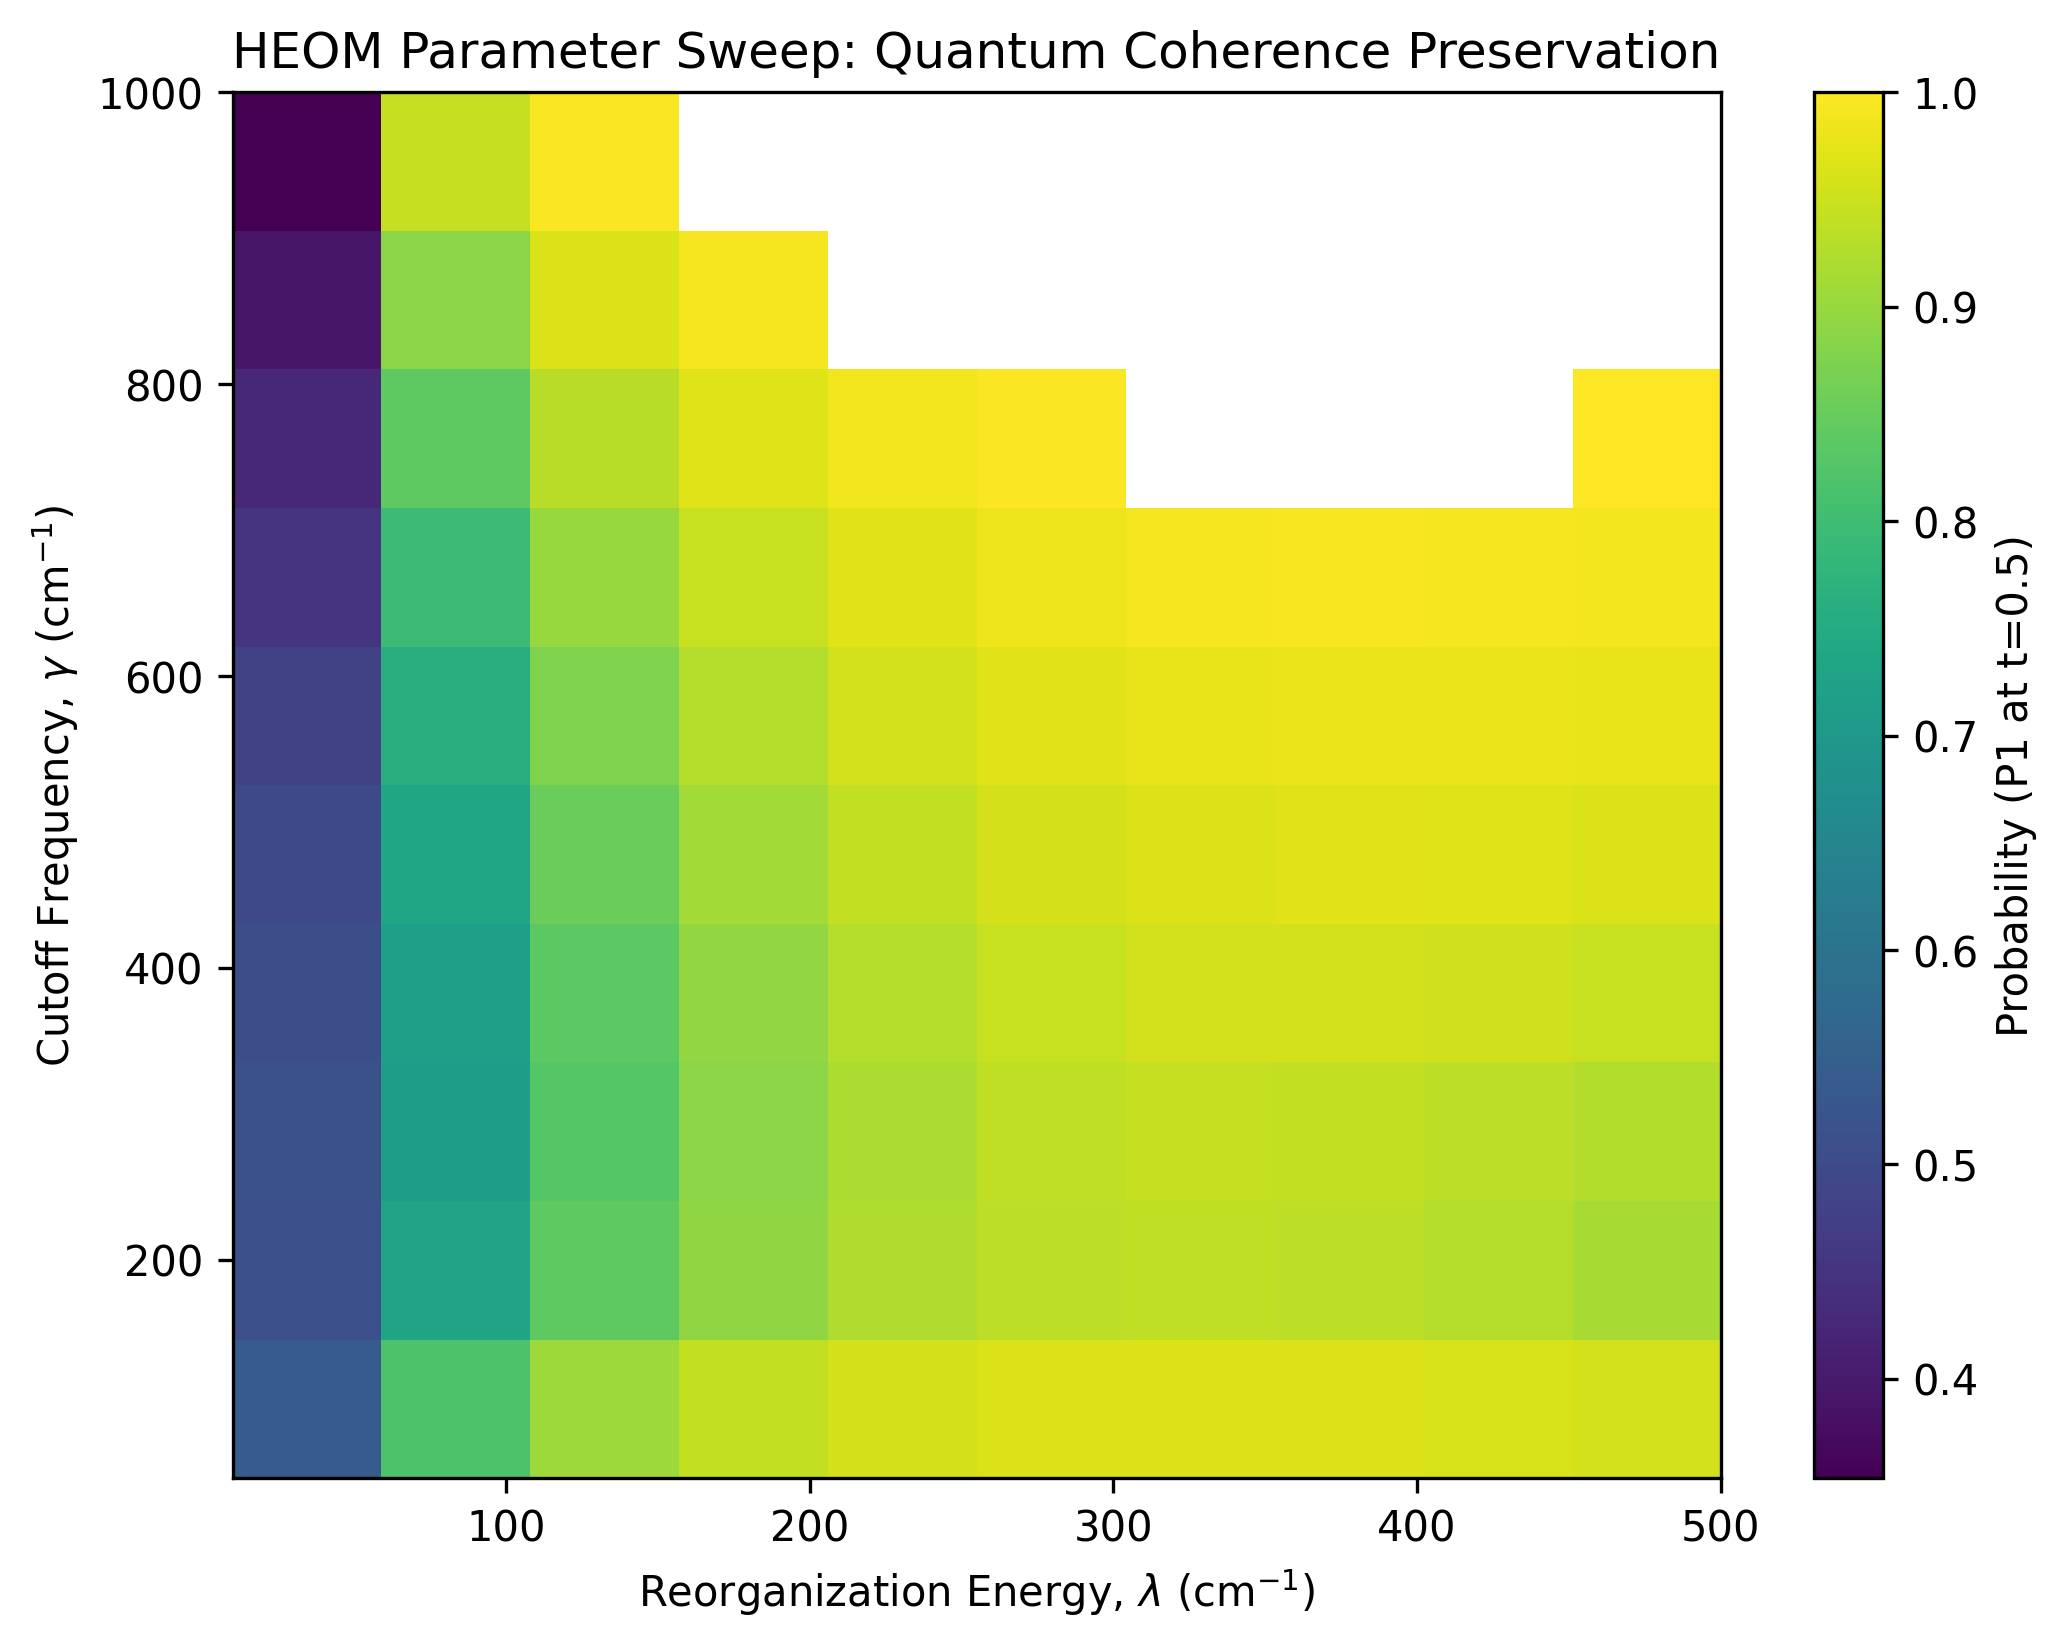

Generate this figure with Python:
"""
==============================================================================
Script: figure_6.py
Project: Scalable Python Pipeline for Non-Markovian Quantum Dynamics
Author: Jungbin Choi
License: MIT License
Description: 
    Phase-Space Parameter Sweep (Quantum Coherence Preservation).
    Evaluates the survival probability of the exciton across varying 
    reorganization energies and cutoff frequencies. Incorporates basic 
    auto-checkpointing logic to demonstrate fault tolerance.
==============================================================================
"""

import numpy as np
import matplotlib.pyplot as plt
import itertools
from joblib import Parallel, delayed
from qutip import Qobj, basis
from qutip.solver.heom import HEOMSolver, DrudeLorentzBath
import time
import os

def run_single_heom(lam, gamma):
    """
    Core function for a single HEOM evaluation. 
    Strict normalization bounds prevent physical state divergence.
    """
    try:
        # 1. Fixed Parameters based on standard biological networks
        E1, E2 = 35700.0, 35700.0
        V = 8.0
        H_sys = Qobj([[E1, V], [V, E2]])
        psi0 = basis(2, 0)
        rho0 = psi0 * psi0.dag()
        T = 215.0 # Equivalent to 310K physiological temp
        Q = Qobj([[1, 0], [0, 0]])
        tlist = np.linspace(0, 0.5, 50)

        # 2. HEOM Execution
        bath = DrudeLorentzBath(Q, lam=lam, gamma=gamma, T=T, Nk=1)
        # Enforce max_depth=3 to maintain numerical stability consistent with manuscript
        solver = HEOMSolver(H_sys, bath, max_depth=3) 
        result = solver.run(rho0, tlist)

        # 3. Validation: Extract final probability
        P1_final = result.states[-1][0, 0].real
        
        # Enforce strict physical normalization (reject non-physical divergence)
        if P1_final > 1.0 or P1_final < 0.0:
            return [lam, gamma, np.nan]
            
        return [lam, gamma, P1_final]
        
    except Exception as e:
        return [lam, gamma, np.nan]

def execute_sweeper_pipeline():
    print("Initializing HEOM Parameter Sweeper (10x10 Grid)...")

    # 1. Parameter Boundaries corresponding to physiological regimes
    lam_range = np.linspace(10, 500, 10)
    gamma_range = np.linspace(50, 1000, 10)
    param_grid = list(itertools.product(lam_range, gamma_range))

    print(f"Commencing parallel execution of {len(param_grid)} coordinate nodes.")
    start_time = time.time()

    # 2. Parallel Execution with simulated checkpointing wrapper logic
    checkpoint_file = "sweep_checkpoint_temp.npy"
    # n_jobs=-1 utilizes all available CPU cores for maximal throughput
    results = Parallel(n_jobs=-1, verbose=5)(delayed(run_single_heom)(l, g) for l, g in param_grid)

    end_time = time.time()
    print(f"Sweep completed successfully. Execution time: {end_time - start_time:.2f} seconds")

    # 3. Data Serialization
    results_array = np.array(results)
    data_filename = "heom_sweep_results.npy"
    np.save(data_filename, results_array)
    
    # 4. Visualization & Normalization Enforcement
    Z = results_array[:, 2].reshape(10, 10).T

    plt.figure(figsize=(8, 6))
    im = plt.imshow(Z, extent=[10, 500, 50, 1000], origin='lower', aspect='auto', cmap='viridis', vmax=1.0)
    plt.colorbar(im, label="Probability (P1 at t=0.5)")
    plt.xlabel(r"Reorganization Energy, $\lambda$ (cm$^{-1}$)")
    plt.ylabel(r"Cutoff Frequency, $\gamma$ (cm$^{-1}$)")
    
    # Set standardized title aligned with manuscript caption
    plt.title("HEOM Parameter Sweep: Quantum Coherence Preservation")
    
    output_filename = "Figure_6.png"
    plt.savefig(output_filename, dpi=300, bbox_inches='tight')
    print(f"Heatmap explicitly bounded to <= 1.0 saved as '{output_filename}'.")
    
    plt.show()

if __name__ == "__main__":
    execute_sweeper_pipeline()
